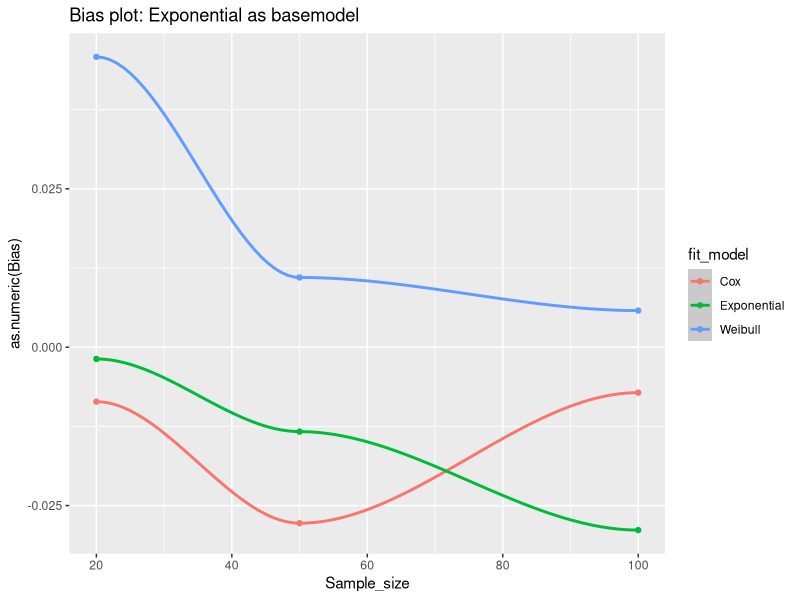
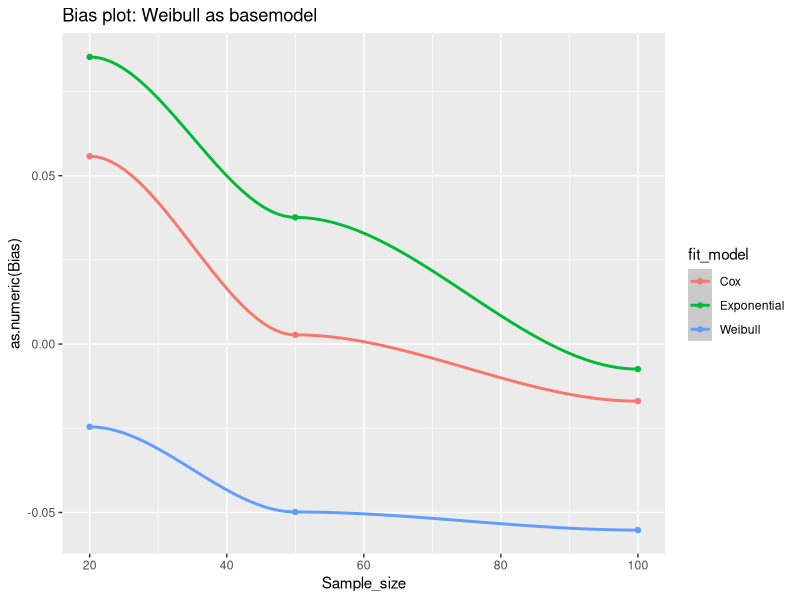
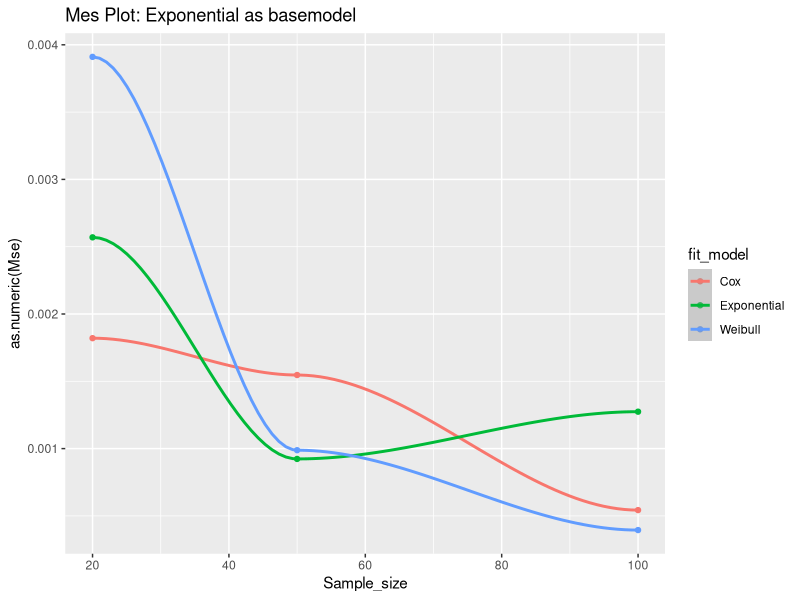
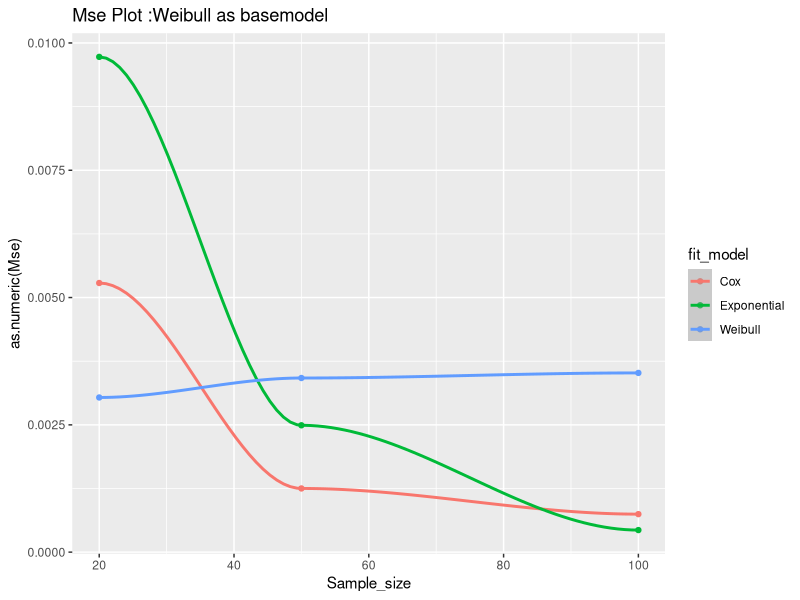

Write the R code that produced these figures, in order.
## ---- chunk 1
knitr::opts_chunk$set(echo = TRUE)
library(tidyverse)
library(survival)
## ---- chunk 2

# baseline hazard: Weibull
# N = sample size    
# lambda = scale parameter in h0()
# rho = shape parameter in h0()
# beta = fixed effect parameter
simu_data <- function(N, lambda, rho, beta, baseline = "Exponential")
{
  # covariate --> N Bernoulli trials
  x <- sample(x=c(0, 1), size=N, replace=TRUE, prob=c(0.5, 0.5))
  v <- runif(n=N)
  if (baseline == "Exponential") {
    Tlat <- log(v)/(-exp(x * beta) * lambda)}
  else{
    # Weibull latent event times
    Tlat <- (- log(v) / (lambda * exp(x * beta)))^(1 / rho)
  }
  # data set
  data.frame(id=1:N,
             time=Tlat,
             x=x,
             baseline = baseline, stringsAsFactors = FALSE, row.names = NULL)
}
## ---- chunk 3
# #Simulation
# set.seed(1234)
# sim_num = 100 #Number of simulations
# betaHat <- rep(NA, sim_num) #Initial mean beta for each simulation
# baseline = "Cox" #The model for generated data
# fitmodel = "Cox" #The model to fit data
# for(k in 1:sim_num)
# {
#   dat <- simu_data(N=100, lambda=0.01, rho=1, beta=-0.6, baseline = baseline)
#   if(fitmodel == "Exponential"){
#     fit <- survreg(Surv(time) ~ x, data = dat, dist = "exponential")
#     betaHat[k] <- -fit$coefficients[-1]
#   } else if(fitmodel == "Cox"){
#     fit <- coxph(Surv(time) ~ x, data=dat)
#     betaHat[k] <- fit$coefficients[-1]
#   }else{
#     fit <- survreg(Surv(time) ~ x, data = dat, dist = "weibull")
#     betaHat[k] <- -fit$coefficients[-1] / fit$scale
#   }
# }
# betaHat #The returned list of mean beta for each simulation
## ---- chunk 4
set.seed(1234)
sim = function(fitmodel,baseline,sim_num, beta=-0.6, N=100, lambda=0.01, rho=1){
  num = sim_num
  betaHat = rep(NA, num) 
  coverage = rep(NA, num) #The vector for determining whether the CI cover true value of estimate
  CI_length = rep(NA, num)#The vector for the length of the CI
  for(k in 1:sim_num)
{
  dat <- simu_data(N=N, lambda=lambda, rho=rho, beta=beta, baseline = baseline)
  if(fitmodel == "Exponential"){
    fit <- survreg(Surv(time) ~ x, data = dat, dist = "exponential")
    betaHat[k] <- -fit$coefficients[-1]
    coverage[k] <- (-confint(fit)[4] <= beta) & (-confint(fit)[2] >= beta)
    CI_length[k] <- confint(fit)[4] - confint(fit)[2]
  } else if(fitmodel == "Cox"){
    fit <- coxph(Surv(time) ~ x, data=dat)
    betaHat[k] <- fit$coefficients[1]
    coverage[k] <- (confint(fit)[1] <= beta & confint(fit)[2] >= beta)
    CI_length[k] <- confint(fit)[2] - confint(fit)[1]
  }else{
    fit <- survreg(Surv(time) ~ x, data = dat, dist = "weibull")
    betaHat[k] <- -fit$coefficients[-1] / fit$scale
    coverage[k] <- (-confint(fit)[4] <= beta & -confint(fit)[2] >= beta)
    CI_length[k] <- confint(fit)[4] - confint(fit)[2]
  }
  }
   list(betaHat,coverage,CI_length)
  }
## ---- chunk 5
library(gmodels)
model_list = list("Exponential","Weibull","Cox")
beta_hat = vector("list", length = 9)
result = tibble()
k =1
size = c(20,50,100,500,1000)
for(t in 1:3){
  n = size[t]
for(i in 1:2){
  for(j in 1:3){
  sim_result = sim(model_list[[i]],model_list[[j]],n)
  beta_hat[[k]] = sim_result[[1]]
  result[k,1] = model_list[[i]]
  result[k,2] = model_list[[j]]
  result[k,3] = ci(beta_hat[[k]])[[1]]
  result[k,4] = ci(beta_hat[[k]])[[2]]
  result[k,5] = ci(beta_hat[[k]])[[3]]
  result[k,6] = ci(beta_hat[[k]])[[4]]
  result[k,7] = sum(beta_hat[[k]])/n+0.6
  result[k,8] = mean(sim_result[[2]])
  result[k,9] = mean(sim_result[[3]])
  result[k,10] = n
  k = k+1
  }
}
}
names(result)=c("base_model","fit_model","beta_Estimate","CI_lower","CI_upper","Std_Error","Bias","coverage","average_confidence_interval_length","Sample_size")
result$Mse = (result$beta_Estimate+0.6)^2+(result$Std_Error)^2
result$Sample_size = as.numeric(result$Sample_size)
result

## ---- chunk 6
#Bias Plot
#base_model = Exponential
filter(result,base_model == "Exponential") %>% 
ggplot(aes(x = Sample_size, y = as.numeric(Bias), color = fit_model))+
  geom_point()+
  geom_smooth()+
  labs(title = "Bias plot: Exponential as basemodel")

filter(result,base_model == "Weibull") %>% 
ggplot(aes(x = Sample_size, y = as.numeric(Bias), color = fit_model))+
  geom_point()+
  geom_smooth()+
 labs(title = "Bias plot: Weibull as basemodel")

## ---- chunk 7
#MSE Plot
filter(result,base_model == "Exponential") %>% 
ggplot(aes(x = Sample_size, y = as.numeric(Mse), color = fit_model))+
  geom_point()+
  geom_smooth()+
  labs(title = "Mes Plot: Exponential as basemodel")

filter(result,base_model == "Weibull") %>% 
ggplot(aes(x = Sample_size, y = as.numeric(Mse), color = fit_model))+
  geom_point()+
  geom_smooth()+
 labs(title = "Mse Plot :Weibull as basemodel")
